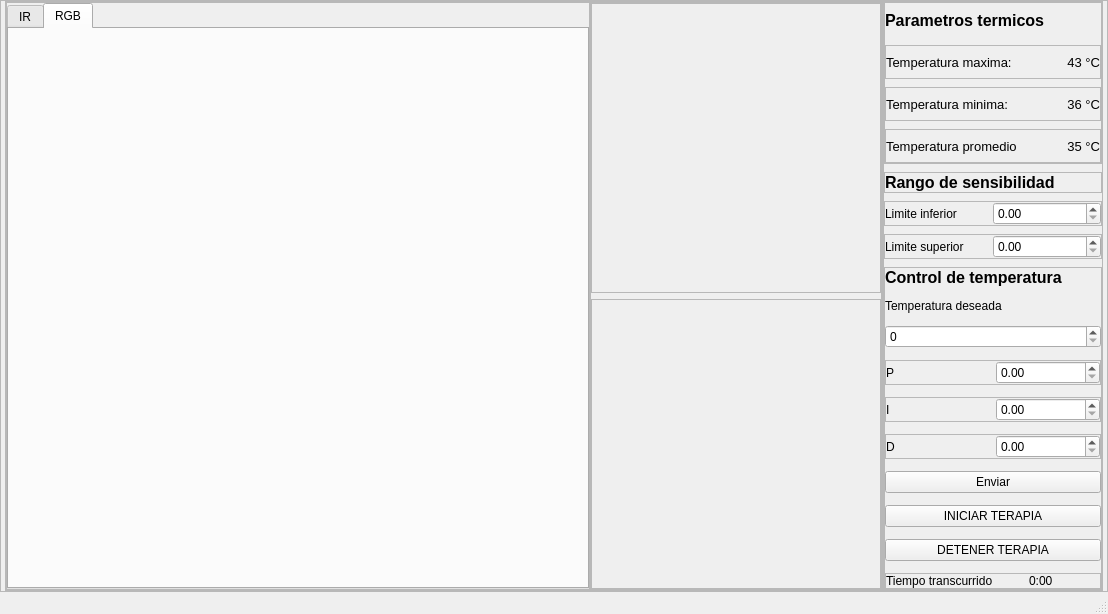
<?xml version="1.0" encoding="UTF-8"?>
<ui version="4.0">
 <class>MainWindow</class>
 <widget class="QMainWindow" name="MainWindow">
  <property name="geometry">
   <rect>
    <x>0</x>
    <y>0</y>
    <width>1108</width>
    <height>614</height>
   </rect>
  </property>
  <property name="windowTitle">
   <string>Terapia Hipertermia</string>
  </property>
  <widget class="QWidget" name="centralwidget">
   <layout class="QVBoxLayout" name="verticalLayout">
    <property name="leftMargin">
     <number>0</number>
    </property>
    <property name="topMargin">
     <number>0</number>
    </property>
    <property name="rightMargin">
     <number>0</number>
    </property>
    <property name="bottomMargin">
     <number>0</number>
    </property>
    <item>
     <widget class="QFrame" name="main_frame">
      <property name="frameShape">
       <enum>QFrame::Shape::StyledPanel</enum>
      </property>
      <property name="frameShadow">
       <enum>QFrame::Shadow::Raised</enum>
      </property>
      <layout class="QHBoxLayout" name="horizontalLayout" stretch="4,1">
       <property name="spacing">
        <number>0</number>
       </property>
       <property name="leftMargin">
        <number>4</number>
       </property>
       <property name="topMargin">
        <number>0</number>
       </property>
       <property name="rightMargin">
        <number>4</number>
       </property>
       <property name="bottomMargin">
        <number>0</number>
       </property>
       <item>
        <widget class="QFrame" name="frame_visual">
         <property name="frameShape">
          <enum>QFrame::Shape::StyledPanel</enum>
         </property>
         <property name="frameShadow">
          <enum>QFrame::Shadow::Raised</enum>
         </property>
         <layout class="QHBoxLayout" name="horizontalLayout_2" stretch="4,2">
          <property name="spacing">
           <number>0</number>
          </property>
          <property name="leftMargin">
           <number>0</number>
          </property>
          <property name="topMargin">
           <number>0</number>
          </property>
          <property name="rightMargin">
           <number>0</number>
          </property>
          <property name="bottomMargin">
           <number>0</number>
          </property>
          <item>
           <widget class="QFrame" name="frame_cameras">
            <property name="frameShape">
             <enum>QFrame::Shape::StyledPanel</enum>
            </property>
            <property name="frameShadow">
             <enum>QFrame::Shadow::Raised</enum>
            </property>
            <layout class="QVBoxLayout" name="verticalLayout_2">
             <property name="spacing">
              <number>0</number>
             </property>
             <property name="leftMargin">
              <number>0</number>
             </property>
             <property name="topMargin">
              <number>0</number>
             </property>
             <property name="rightMargin">
              <number>0</number>
             </property>
             <property name="bottomMargin">
              <number>0</number>
             </property>
             <item>
              <widget class="QTabWidget" name="tab_cameras">
               <property name="currentIndex">
                <number>1</number>
               </property>
               <widget class="QWidget" name="tab_thermal_image">
                <attribute name="title">
                 <string>IR</string>
                </attribute>
               </widget>
               <widget class="QWidget" name="tab_RGB_image">
                <attribute name="title">
                 <string>RGB</string>
                </attribute>
               </widget>
              </widget>
             </item>
            </layout>
           </widget>
          </item>
          <item>
           <widget class="QFrame" name="frame_temperature_graphics">
            <property name="frameShape">
             <enum>QFrame::Shape::StyledPanel</enum>
            </property>
            <property name="frameShadow">
             <enum>QFrame::Shadow::Raised</enum>
            </property>
            <layout class="QVBoxLayout" name="verticalLayout_5">
             <property name="leftMargin">
              <number>0</number>
             </property>
             <property name="topMargin">
              <number>0</number>
             </property>
             <property name="rightMargin">
              <number>0</number>
             </property>
             <property name="bottomMargin">
              <number>0</number>
             </property>
             <item>
              <widget class="QFrame" name="frame_max_temperature">
               <property name="frameShape">
                <enum>QFrame::Shape::StyledPanel</enum>
               </property>
               <property name="frameShadow">
                <enum>QFrame::Shadow::Raised</enum>
               </property>
               <layout class="QHBoxLayout" name="horizontalLayout_7">
                <property name="topMargin">
                 <number>0</number>
                </property>
                <property name="rightMargin">
                 <number>9</number>
                </property>
                <item>
                 <widget class="QWidget" name="max_temperature_container" native="true"/>
                </item>
               </layout>
              </widget>
             </item>
             <item>
              <widget class="QFrame" name="frame_mean_temperature">
               <property name="frameShape">
                <enum>QFrame::Shape::StyledPanel</enum>
               </property>
               <property name="frameShadow">
                <enum>QFrame::Shadow::Raised</enum>
               </property>
               <layout class="QHBoxLayout" name="horizontalLayout_8">
                <property name="bottomMargin">
                 <number>0</number>
                </property>
                <item>
                 <widget class="QWidget" name="mean_temperature_container" native="true"/>
                </item>
               </layout>
              </widget>
             </item>
            </layout>
           </widget>
          </item>
         </layout>
        </widget>
       </item>
       <item>
        <widget class="QFrame" name="frame_user">
         <property name="frameShape">
          <enum>QFrame::Shape::StyledPanel</enum>
         </property>
         <property name="frameShadow">
          <enum>QFrame::Shadow::Raised</enum>
         </property>
         <layout class="QVBoxLayout" name="verticalLayout_3" stretch="1,0,0,0,2">
          <property name="spacing">
           <number>8</number>
          </property>
          <property name="leftMargin">
           <number>0</number>
          </property>
          <property name="topMargin">
           <number>0</number>
          </property>
          <property name="rightMargin">
           <number>0</number>
          </property>
          <property name="bottomMargin">
           <number>0</number>
          </property>
          <item>
           <widget class="QFrame" name="frame_thermal_params">
            <property name="frameShape">
             <enum>QFrame::Shape::StyledPanel</enum>
            </property>
            <property name="frameShadow">
             <enum>QFrame::Shadow::Raised</enum>
            </property>
            <layout class="QVBoxLayout" name="verticalLayout_4">
             <property name="spacing">
              <number>8</number>
             </property>
             <property name="leftMargin">
              <number>0</number>
             </property>
             <property name="topMargin">
              <number>0</number>
             </property>
             <property name="rightMargin">
              <number>0</number>
             </property>
             <property name="bottomMargin">
              <number>0</number>
             </property>
             <item>
              <widget class="QLabel" name="parametros_termicos_label">
               <property name="font">
                <font>
                 <pointsize>12</pointsize>
                 <bold>true</bold>
                </font>
               </property>
               <property name="text">
                <string>Parametros termicos</string>
               </property>
              </widget>
             </item>
             <item>
              <widget class="QFrame" name="frame">
               <property name="frameShape">
                <enum>QFrame::Shape::StyledPanel</enum>
               </property>
               <property name="frameShadow">
                <enum>QFrame::Shadow::Raised</enum>
               </property>
               <layout class="QHBoxLayout" name="horizontalLayout_9">
                <property name="spacing">
                 <number>0</number>
                </property>
                <property name="leftMargin">
                 <number>0</number>
                </property>
                <property name="topMargin">
                 <number>0</number>
                </property>
                <property name="rightMargin">
                 <number>0</number>
                </property>
                <property name="bottomMargin">
                 <number>0</number>
                </property>
                <item>
                 <widget class="QLabel" name="temperatura_maxima">
                  <property name="font">
                   <font>
                    <pointsize>10</pointsize>
                   </font>
                  </property>
                  <property name="text">
                   <string>Temperatura maxima:</string>
                  </property>
                 </widget>
                </item>
                <item>
                 <widget class="QLabel" name="temperatura_maxima_value">
                  <property name="font">
                   <font>
                    <pointsize>10</pointsize>
                   </font>
                  </property>
                  <property name="text">
                   <string>43 °C</string>
                  </property>
                  <property name="alignment">
                   <set>Qt::AlignmentFlag::AlignRight|Qt::AlignmentFlag::AlignTrailing|Qt::AlignmentFlag::AlignVCenter</set>
                  </property>
                 </widget>
                </item>
               </layout>
              </widget>
             </item>
             <item>
              <widget class="QFrame" name="frame_2">
               <property name="frameShape">
                <enum>QFrame::Shape::StyledPanel</enum>
               </property>
               <property name="frameShadow">
                <enum>QFrame::Shadow::Raised</enum>
               </property>
               <layout class="QHBoxLayout" name="horizontalLayout_10">
                <property name="spacing">
                 <number>0</number>
                </property>
                <property name="leftMargin">
                 <number>0</number>
                </property>
                <property name="topMargin">
                 <number>0</number>
                </property>
                <property name="rightMargin">
                 <number>0</number>
                </property>
                <property name="bottomMargin">
                 <number>0</number>
                </property>
                <item>
                 <widget class="QLabel" name="temperatura_minima">
                  <property name="font">
                   <font>
                    <pointsize>10</pointsize>
                   </font>
                  </property>
                  <property name="text">
                   <string>Temperatura minima:</string>
                  </property>
                 </widget>
                </item>
                <item>
                 <widget class="QLabel" name="temperatura_minima_value">
                  <property name="font">
                   <font>
                    <pointsize>10</pointsize>
                   </font>
                  </property>
                  <property name="text">
                   <string>36 °C</string>
                  </property>
                  <property name="alignment">
                   <set>Qt::AlignmentFlag::AlignRight|Qt::AlignmentFlag::AlignTrailing|Qt::AlignmentFlag::AlignVCenter</set>
                  </property>
                 </widget>
                </item>
               </layout>
              </widget>
             </item>
             <item>
              <widget class="QFrame" name="frame_3">
               <property name="frameShape">
                <enum>QFrame::Shape::StyledPanel</enum>
               </property>
               <property name="frameShadow">
                <enum>QFrame::Shadow::Raised</enum>
               </property>
               <layout class="QHBoxLayout" name="horizontalLayout_11">
                <property name="spacing">
                 <number>0</number>
                </property>
                <property name="leftMargin">
                 <number>0</number>
                </property>
                <property name="topMargin">
                 <number>0</number>
                </property>
                <property name="rightMargin">
                 <number>0</number>
                </property>
                <property name="bottomMargin">
                 <number>0</number>
                </property>
                <item>
                 <widget class="QLabel" name="temperatura_promedio">
                  <property name="font">
                   <font>
                    <pointsize>10</pointsize>
                   </font>
                  </property>
                  <property name="text">
                   <string>Temperatura promedio</string>
                  </property>
                 </widget>
                </item>
                <item>
                 <widget class="QLabel" name="temperatura_promedio_value">
                  <property name="font">
                   <font>
                    <pointsize>10</pointsize>
                   </font>
                  </property>
                  <property name="text">
                   <string>35 °C</string>
                  </property>
                  <property name="alignment">
                   <set>Qt::AlignmentFlag::AlignRight|Qt::AlignmentFlag::AlignTrailing|Qt::AlignmentFlag::AlignVCenter</set>
                  </property>
                 </widget>
                </item>
               </layout>
              </widget>
             </item>
            </layout>
           </widget>
          </item>
          <item>
           <widget class="QFrame" name="frame_4">
            <property name="frameShape">
             <enum>QFrame::Shape::StyledPanel</enum>
            </property>
            <property name="frameShadow">
             <enum>QFrame::Shadow::Raised</enum>
            </property>
            <layout class="QHBoxLayout" name="horizontalLayout_12">
             <property name="spacing">
              <number>0</number>
             </property>
             <property name="leftMargin">
              <number>0</number>
             </property>
             <property name="topMargin">
              <number>0</number>
             </property>
             <property name="rightMargin">
              <number>0</number>
             </property>
             <property name="bottomMargin">
              <number>0</number>
             </property>
             <item>
              <widget class="QLabel" name="label">
               <property name="font">
                <font>
                 <pointsize>12</pointsize>
                 <bold>true</bold>
                </font>
               </property>
               <property name="text">
                <string>Rango de sensibilidad</string>
               </property>
              </widget>
             </item>
            </layout>
           </widget>
          </item>
          <item>
           <widget class="QFrame" name="frame_sensibility_range">
            <property name="frameShape">
             <enum>QFrame::Shape::StyledPanel</enum>
            </property>
            <property name="frameShadow">
             <enum>QFrame::Shadow::Raised</enum>
            </property>
            <layout class="QHBoxLayout" name="horizontalLayout_13">
             <property name="spacing">
              <number>0</number>
             </property>
             <property name="leftMargin">
              <number>0</number>
             </property>
             <property name="topMargin">
              <number>0</number>
             </property>
             <property name="rightMargin">
              <number>0</number>
             </property>
             <property name="bottomMargin">
              <number>0</number>
             </property>
             <item>
              <widget class="QLabel" name="label_sensibility_range">
               <property name="text">
                <string>Limite inferior</string>
               </property>
              </widget>
             </item>
             <item>
              <widget class="QDoubleSpinBox" name="sensibility_inferior_range_value"/>
             </item>
            </layout>
           </widget>
          </item>
          <item>
           <widget class="QFrame" name="frame_5">
            <property name="frameShape">
             <enum>QFrame::Shape::StyledPanel</enum>
            </property>
            <property name="frameShadow">
             <enum>QFrame::Shadow::Raised</enum>
            </property>
            <layout class="QHBoxLayout" name="horizontalLayout_14">
             <property name="spacing">
              <number>0</number>
             </property>
             <property name="leftMargin">
              <number>0</number>
             </property>
             <property name="topMargin">
              <number>0</number>
             </property>
             <property name="rightMargin">
              <number>0</number>
             </property>
             <property name="bottomMargin">
              <number>0</number>
             </property>
             <item>
              <widget class="QLabel" name="label_sensibility_range_superior">
               <property name="text">
                <string>Limite superior</string>
               </property>
              </widget>
             </item>
             <item>
              <widget class="QDoubleSpinBox" name="sensibility_range_superior_value"/>
             </item>
            </layout>
           </widget>
          </item>
          <item>
           <widget class="QFrame" name="frame_control_params">
            <property name="frameShape">
             <enum>QFrame::Shape::StyledPanel</enum>
            </property>
            <property name="frameShadow">
             <enum>QFrame::Shadow::Raised</enum>
            </property>
            <layout class="QVBoxLayout" name="verticalLayout_6">
             <property name="spacing">
              <number>12</number>
             </property>
             <property name="leftMargin">
              <number>0</number>
             </property>
             <property name="topMargin">
              <number>0</number>
             </property>
             <property name="rightMargin">
              <number>0</number>
             </property>
             <property name="bottomMargin">
              <number>0</number>
             </property>
             <item>
              <widget class="QLabel" name="control_temperatura_label">
               <property name="font">
                <font>
                 <pointsize>12</pointsize>
                 <bold>true</bold>
                </font>
               </property>
               <property name="text">
                <string>Control de temperatura</string>
               </property>
              </widget>
             </item>
             <item>
              <widget class="QLabel" name="setpoint_label">
               <property name="text">
                <string>Temperatura deseada</string>
               </property>
              </widget>
             </item>
             <item>
              <widget class="QSpinBox" name="setpoint_value"/>
             </item>
             <item>
              <widget class="QFrame" name="frame_P_control">
               <property name="frameShape">
                <enum>QFrame::Shape::StyledPanel</enum>
               </property>
               <property name="frameShadow">
                <enum>QFrame::Shadow::Raised</enum>
               </property>
               <layout class="QHBoxLayout" name="horizontalLayout_3">
                <property name="leftMargin">
                 <number>0</number>
                </property>
                <property name="topMargin">
                 <number>0</number>
                </property>
                <property name="rightMargin">
                 <number>0</number>
                </property>
                <property name="bottomMargin">
                 <number>0</number>
                </property>
                <item>
                 <widget class="QLabel" name="control_P_label">
                  <property name="text">
                   <string>P</string>
                  </property>
                 </widget>
                </item>
                <item>
                 <widget class="QDoubleSpinBox" name="control_P_value"/>
                </item>
               </layout>
              </widget>
             </item>
             <item>
              <widget class="QFrame" name="frame_I_control">
               <property name="frameShape">
                <enum>QFrame::Shape::StyledPanel</enum>
               </property>
               <property name="frameShadow">
                <enum>QFrame::Shadow::Raised</enum>
               </property>
               <layout class="QHBoxLayout" name="horizontalLayout_4">
                <property name="leftMargin">
                 <number>0</number>
                </property>
                <property name="topMargin">
                 <number>0</number>
                </property>
                <property name="rightMargin">
                 <number>0</number>
                </property>
                <property name="bottomMargin">
                 <number>0</number>
                </property>
                <item>
                 <widget class="QLabel" name="control_I_label">
                  <property name="text">
                   <string>I</string>
                  </property>
                 </widget>
                </item>
                <item>
                 <widget class="QDoubleSpinBox" name="control_I_value"/>
                </item>
               </layout>
              </widget>
             </item>
             <item>
              <widget class="QFrame" name="frame_D_control">
               <property name="frameShape">
                <enum>QFrame::Shape::StyledPanel</enum>
               </property>
               <property name="frameShadow">
                <enum>QFrame::Shadow::Raised</enum>
               </property>
               <layout class="QHBoxLayout" name="horizontalLayout_5">
                <property name="leftMargin">
                 <number>0</number>
                </property>
                <property name="topMargin">
                 <number>0</number>
                </property>
                <property name="rightMargin">
                 <number>0</number>
                </property>
                <property name="bottomMargin">
                 <number>0</number>
                </property>
                <item>
                 <widget class="QLabel" name="control_D_label">
                  <property name="text">
                   <string>D</string>
                  </property>
                 </widget>
                </item>
                <item>
                 <widget class="QDoubleSpinBox" name="control_D_value"/>
                </item>
               </layout>
              </widget>
             </item>
             <item>
              <widget class="QPushButton" name="pushButton">
               <property name="text">
                <string>Enviar</string>
               </property>
              </widget>
             </item>
             <item>
              <spacer name="verticalSpacer">
               <property name="orientation">
                <enum>Qt::Orientation::Vertical</enum>
               </property>
               <property name="sizeHint" stdset="0">
                <size>
                 <width>20</width>
                 <height>40</height>
                </size>
               </property>
              </spacer>
             </item>
             <item>
              <widget class="QPushButton" name="pushButton_2">
               <property name="text">
                <string>INICIAR TERAPIA</string>
               </property>
              </widget>
             </item>
             <item>
              <widget class="QPushButton" name="pushButton_3">
               <property name="text">
                <string>DETENER TERAPIA</string>
               </property>
              </widget>
             </item>
             <item>
              <widget class="QFrame" name="frame_time">
               <property name="frameShape">
                <enum>QFrame::Shape::StyledPanel</enum>
               </property>
               <property name="frameShadow">
                <enum>QFrame::Shadow::Raised</enum>
               </property>
               <layout class="QHBoxLayout" name="horizontalLayout_6" stretch="2,1">
                <property name="spacing">
                 <number>0</number>
                </property>
                <property name="leftMargin">
                 <number>0</number>
                </property>
                <property name="topMargin">
                 <number>0</number>
                </property>
                <property name="rightMargin">
                 <number>0</number>
                </property>
                <property name="bottomMargin">
                 <number>0</number>
                </property>
                <item>
                 <widget class="QLabel" name="time_label">
                  <property name="text">
                   <string>Tiempo transcurrido</string>
                  </property>
                 </widget>
                </item>
                <item>
                 <widget class="QLabel" name="time_value">
                  <property name="layoutDirection">
                   <enum>Qt::LayoutDirection::LeftToRight</enum>
                  </property>
                  <property name="text">
                   <string>0:00</string>
                  </property>
                 </widget>
                </item>
               </layout>
              </widget>
             </item>
            </layout>
           </widget>
          </item>
         </layout>
        </widget>
       </item>
      </layout>
     </widget>
    </item>
   </layout>
  </widget>
  <widget class="QMenuBar" name="menubar">
   <property name="geometry">
    <rect>
     <x>0</x>
     <y>0</y>
     <width>1108</width>
     <height>33</height>
    </rect>
   </property>
  </widget>
  <widget class="QStatusBar" name="statusbar"/>
 </widget>
 <resources/>
 <connections/>
</ui>
